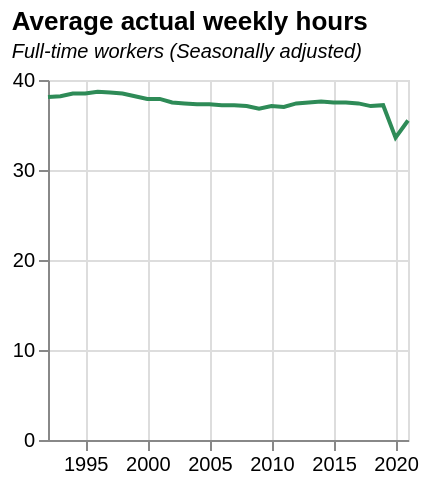

Write the Vega-Lite specification saved for this chart.
### Vega-Lite specification from a JSON file in a GitHub repository (floating-point values rounded to 4 significant figures)
{"$schema": "https://vega.github.io/schema/vega-lite/v5.json", "data": {"values": [{"date": "1992", "label": "1992", "month": "", "quarter": "", "sourceDataset": "LMS", "updateDate": "2015-10-13T23:00:00.000Z", "value": "38.1", "year": "1992"}, {"date": "1993", "label": "1993", "month": "", "quarter": "", "sourceDataset": "LMS", "updateDate": "2015-10-13T23:00:00.000Z", "value": "38.2", "year": "1993"}, {"date": "1994", "label": "1994", "month": "", "quarter": "", "sourceDataset": "LMS", "updateDate": "2015-10-13T23:00:00.000Z", "value": "38.5", "year": "1994"}, {"date": "1995", "label": "1995", "month": "", "quarter": "", "sourceDataset": "LMS", "updateDate": "2015-10-13T23:00:00.000Z", "value": "38.5", "year": "1995"}, {"date": "1996", "label": "1996", "month": "", "quarter": "", "sourceDataset": "LMS", "updateDate": "2015-10-13T23:00:00.000Z", "value": "38.7", "year": "1996"}, {"date": "1997", "label": "1997", "month": "", "quarter": "", "sourceDataset": "LMS", "updateDate": "2015-10-13T23:00:00.000Z", "value": "38.6", "year": "1997"}, {"date": "1998", "label": "1998", "month": "", "quarter": "", "sourceDataset": "LMS", "updateDate": "2015-10-13T23:00:00.000Z", "value": "38.5", "year": "1998"}, {"date": "1999", "label": "1999", "month": "", "quarter": "", "sourceDataset": "LMS", "updateDate": "2015-10-13T23:00:00.000Z", "value": "38.2", "year": "1999"}, {"date": "2000", "label": "2000", "month": "", "quarter": "", "sourceDataset": "LMS", "updateDate": "2015-10-13T23:00:00.000Z", "value": "37.9", "year": "2000"}, {"date": "2001", "label": "2001", "month": "", "quarter": "", "sourceDataset": "LMS", "updateDate": "2015-10-13T23:00:00.000Z", "value": "37.9", "year": "2001"}, {"date": "2002", "label": "2002", "month": "", "quarter": "", "sourceDataset": "LMS", "updateDate": "2015-10-13T23:00:00.000Z", "value": "37.5", "year": "2002"}, {"date": "2003", "label": "2003", "month": "", "quarter": "", "sourceDataset": "LMS", "updateDate": "2015-10-13T23:00:00.000Z", "value": "37.4", "year": "2003"}, {"date": "2004", "label": "2004", "month": "", "quarter": "", "sourceDataset": "LMS", "updateDate": "2015-10-13T23:00:00.000Z", "value": "37.3", "year": "2004"}, {"date": "2005", "label": "2005", "month": "", "quarter": "", "sourceDataset": "LMS", "updateDate": "2015-10-13T23:00:00.000Z", "value": "37.3", "year": "2005"}, {"date": "2006", "label": "2006", "month": "", "quarter": "", "sourceDataset": "LMS", "updateDate": "2015-10-13T23:00:00.000Z", "value": "37.2", "year": "2006"}, {"date": "2007", "label": "2007", "month": "", "quarter": "", "sourceDataset": "LMS", "updateDate": "2015-10-13T23:00:00.000Z", "value": "37.2", "year": "2007"}, {"date": "2008", "label": "2008", "month": "", "quarter": "", "sourceDataset": "LMS", "updateDate": "2015-10-13T23:00:00.000Z", "value": "37.1", "year": "2008"}, {"date": "2009", "label": "2009", "month": "", "quarter": "", "sourceDataset": "LMS", "updateDate": "2015-10-13T23:00:00.000Z", "value": "36.8", "year": "2009"}, {"date": "2010", "label": "2010", "month": "", "quarter": "", "sourceDataset": "LMS", "updateDate": "2015-10-13T23:00:00.000Z", "value": "37.1", "year": "2010"}, {"date": "2011", "label": "2011", "month": "", "quarter": "", "sourceDataset": "LMS", "updateDate": "2015-10-13T23:00:00.000Z", "value": "37.0", "year": "2011"}, {"date": "2012", "label": "2012", "month": "", "quarter": "", "sourceDataset": "LMS", "updateDate": "2016-05-18T08:30:00.000Z", "value": "37.4", "year": "2012"}, {"date": "2013", "label": "2013", "month": "", "quarter": "", "sourceDataset": "LMS", "updateDate": "2015-10-13T23:00:00.000Z", "value": "37.5", "year": "2013"}, {"date": "2014", "label": "2014", "month": "", "quarter": "", "sourceDataset": "LMS", "updateDate": "2016-05-18T08:30:00.000Z", "value": "37.6", "year": "2014"}, {"date": "2015", "label": "2015", "month": "", "quarter": "", "sourceDataset": "LMS", "updateDate": "2019-02-19T00:00:00.000Z", "value": "37.5", "year": "2015"}, {"date": "2016", "label": "2016", "month": "", "quarter": "", "sourceDataset": "LMS", "updateDate": "2017-02-15T00:00:00.000Z", "value": "37.5", "year": "2016"}, {"date": "2017", "label": "2017", "month": "", "quarter": "", "sourceDataset": "LMS", "updateDate": "2018-02-21T00:00:00.000Z", "value": "37.4", "year": "2017"}, {"date": "2018", "label": "2018", "month": "", "quarter": "", "sourceDataset": "LMS", "updateDate": "2019-02-19T00:00:00.000Z", "value": "37.1", "year": "2018"}, {"date": "2019", "label": "2019", "month": "", "quarter": "", "sourceDataset": "LMS", "updateDate": "2020-02-18T00:00:00.000Z", "value": "37.2", "year": "2019"}, {"date": "2020", "label": "2020", "month": "", "quarter": "", "sourceDataset": "LMS", "updateDate": "2022-08-15T23:00:00.000Z", "value": "33.6", "year": "2020"}, {"date": "2021", "label": "2021", "month": "", "quarter": "", "sourceDataset": "LMS", "updateDate": "2022-08-15T23:00:00.000Z", "value": "35.5", "year": "2021"}], "format": {"parse": {"date": "date"}}}, "title": {"text": "Average actual weekly hours", "subtitle": "Full-time workers (Seasonally adjusted)", "subtitleFontStyle": "italic", "subtitleFontSize": 10, "anchor": "start", "color": "black"}, "width": 180, "height": 180, "mark": {"type": "line", "color": "seagreen", "strokeWidth": 2, "opacity": 1}, "encoding": {"x": {"field": "date", "type": "temporal", "title": null}, "y": {"field": "value", "type": "quantitative", "title": null}}, "config": {}}
